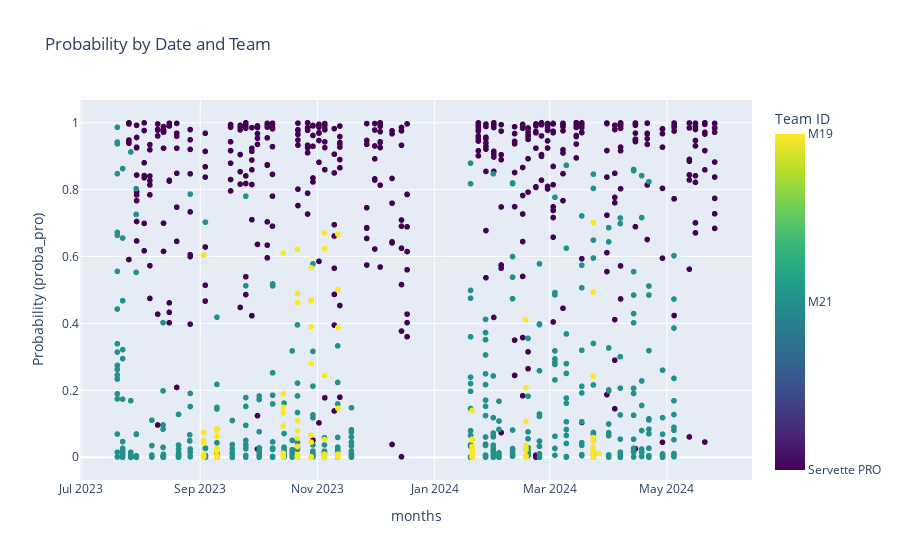

Notebook code for this chart:
### Code cell
import plotly.express as px
import pandas as pd

# Assurez-vous que la colonne DATE est au format datetime
data['months'] = pd.to_datetime(data['DATE'])

# Calculez la moyenne de proba_pro pour chaque joueur (si nécessaire pour un autre graphique)
proba_means = data.groupby('PLAYER_NAME')['proba_pro'].mean()

# Mettez en correspondance TEAM_ID à des valeurs numériques
team_id_mapping = {team: idx for idx, team in enumerate(data['TEAM_ID'].unique())}
data['TEAM_ID_NUMERIC'] = data['TEAM_ID'].map(team_id_mapping)

# Créez le graphique avec Plotly
fig = px.scatter(
    data,
    x='months',
    y='proba_pro',
    color='TEAM_ID_NUMERIC',
    color_continuous_scale='Viridis',  # Utilisation de la carte de couleurs Viridis
    hover_name='PLAYER_NAME',
    labels={
        'DATE': 'Date',
        'proba_pro': 'Probability (proba_pro)',
        'TEAM_ID_NUMERIC': 'Team ID'
    },
    title='Probability by Date and Team'
)

# Ajouter une légende pour les équipes
fig.update_layout(coloraxis_colorbar=dict(
    title='Team ID',
    tickvals=list(team_id_mapping.values()),
    ticktext=list(team_id_mapping.keys())
))

fig.show()

### Figure 1 — Plotly figure (JSON) as saved in the notebook; plotly's stock layout.template omitted (floating-point values rounded to 4 significant figures; data arrays with more than 128 entries replaced by an {"elided": "..."} marker saying what was removed)
{"data": [{"hovertemplate": "<b>%{hovertext}</b><br><br>months=%{x}<br>Probability (proba_pro)=%{y}<br>Team ID=%{marker.color}<extra></extra>", "hovertext": {"elided": "1076 str values"}, "legendgroup": "", "marker": {"color": {"elided": "1076 int values"}, "coloraxis": "coloraxis", "symbol": "circle"}, "mode": "markers", "name": "", "showlegend": false, "type": "scattergl", "x": {"elided": "1076 str values"}, "xaxis": "x", "y": {"elided": "1076 float values"}, "yaxis": "y"}], "layout": {"coloraxis": {"colorbar": {"ticktext": ["Servette PRO", "M21", "M19"], "tickvals": [0, 1, 2], "title": {"text": "Team ID"}}, "colorscale": [[0, "#440154"], [0.1111, "#482878"], [0.2222, "#3e4989"], [0.3333, "#31688e"], [0.4444, "#26828e"], [0.5556, "#1f9e89"], [0.6667, "#35b779"], [0.7778, "#6ece58"], [0.8889, "#b5de2b"], [1, "#fde725"]]}, "legend": {"tracegroupgap": 0}, "title": {"text": "Probability by Date and Team"}, "xaxis": {"anchor": "y", "domain": [0, 1], "title": {"text": "months"}}, "yaxis": {"anchor": "x", "domain": [0, 1], "title": {"text": "Probability (proba_pro)"}}}}
